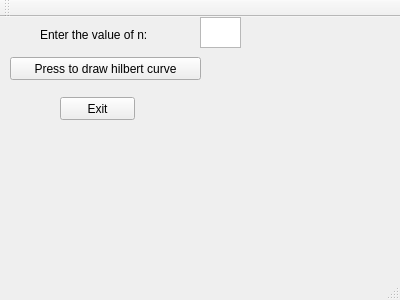
<?xml version="1.0" encoding="UTF-8"?>
<ui version="4.0">
 <class>hilbert</class>
 <widget class="QMainWindow" name="hilbert">
  <property name="geometry">
   <rect>
    <x>0</x>
    <y>0</y>
    <width>400</width>
    <height>300</height>
   </rect>
  </property>
  <property name="windowTitle">
   <string>hilbert</string>
  </property>
  <widget class="QWidget" name="centralWidget">
   <widget class="QPushButton" name="pushButton">
    <property name="geometry">
     <rect>
      <x>10</x>
      <y>40</y>
      <width>191</width>
      <height>23</height>
     </rect>
    </property>
    <property name="text">
     <string>Press to draw hilbert curve</string>
    </property>
   </widget>
   <widget class="QPlainTextEdit" name="plainTextEdit">
    <property name="geometry">
     <rect>
      <x>200</x>
      <y>0</y>
      <width>41</width>
      <height>31</height>
     </rect>
    </property>
   </widget>
   <widget class="QLabel" name="label">
    <property name="geometry">
     <rect>
      <x>40</x>
      <y>10</y>
      <width>141</width>
      <height>16</height>
     </rect>
    </property>
    <property name="text">
     <string>Enter the value of n:</string>
    </property>
   </widget>
   <widget class="QPushButton" name="pushButton_2">
    <property name="geometry">
     <rect>
      <x>60</x>
      <y>80</y>
      <width>75</width>
      <height>23</height>
     </rect>
    </property>
    <property name="text">
     <string>Exit</string>
    </property>
   </widget>
  </widget>
  <widget class="QMenuBar" name="menuBar">
   <property name="geometry">
    <rect>
     <x>0</x>
     <y>0</y>
     <width>400</width>
     <height>22</height>
    </rect>
   </property>
  </widget>
  <widget class="QToolBar" name="mainToolBar">
   <attribute name="toolBarArea">
    <enum>TopToolBarArea</enum>
   </attribute>
   <attribute name="toolBarBreak">
    <bool>false</bool>
   </attribute>
  </widget>
  <widget class="QStatusBar" name="statusBar"/>
 </widget>
 <layoutdefault spacing="6" margin="11"/>
 <resources/>
 <connections/>
</ui>
